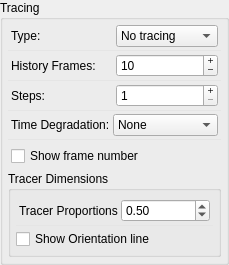
               <widget class="QGroupBox" name="groupBoxTracing">
                <property name="sizePolicy">
                 <sizepolicy hsizetype="Preferred" vsizetype="Minimum">
                  <horstretch>0</horstretch>
                  <verstretch>0</verstretch>
                 </sizepolicy>
                </property>
                <property name="minimumSize">
                 <size>
                  <width>0</width>
                  <height>0</height>
                 </size>
                </property>
                <property name="title">
                 <string>Tracing</string>
                </property>
                <layout class="QVBoxLayout" name="verticalLayout_20">
                 <property name="spacing">
                  <number>2</number>
                 </property>
                 <property name="leftMargin">
                  <number>5</number>
                 </property>
                 <property name="topMargin">
                  <number>5</number>
                 </property>
                 <property name="rightMargin">
                  <number>5</number>
                 </property>
                 <property name="bottomMargin">
                  <number>5</number>
                 </property>
                 <item>
                  <widget class="QWidget" name="widgetTracingType" native="true">
                   <property name="toolTip">
                    <string>Set the tracer type</string>
                   </property>
                   <layout class="QHBoxLayout" name="layoutTracingStyle">
                    <property name="spacing">
                     <number>3</number>
                    </property>
                    <property name="leftMargin">
                     <number>3</number>
                    </property>
                    <property name="topMargin">
                     <number>0</number>
                    </property>
                    <property name="rightMargin">
                     <number>3</number>
                    </property>
                    <property name="bottomMargin">
                     <number>0</number>
                    </property>
                    <item>
                     <widget class="QLabel" name="labelTracingStyle">
                      <property name="text">
                       <string>Type:</string>
                      </property>
                     </widget>
                    </item>
                    <item>
                     <widget class="QComboBox" name="comboBoxTracingStyle">
                      <property name="toolTip">
                       <string>Choose the tracing type</string>
                      </property>
                      <property name="currentText">
                       <string>No tracing</string>
                      </property>
                      <item>
                       <property name="text">
                        <string>No tracing</string>
                       </property>
                      </item>
                      <item>
                       <property name="text">
                        <string>Shape</string>
                       </property>
                      </item>
                      <item>
                       <property name="text">
                        <string>Path</string>
                       </property>
                      </item>
                      <item>
                       <property name="text">
                        <string>Arrow path</string>
                       </property>
                      </item>
                     </widget>
                    </item>
                   </layout>
                  </widget>
                 </item>
                 <item>
                  <widget class="Line" name="line_10">
                   <property name="styleSheet">
                    <string notr="true">color: #e5e5e5;</string>
                   </property>
                   <property name="frameShadow">
                    <enum>QFrame::Plain</enum>
                   </property>
                   <property name="orientation">
                    <enum>Qt::Horizontal</enum>
                   </property>
                  </widget>
                 </item>
                 <item>
                  <widget class="QWidget" name="widgetTracingHistory" native="true">
                   <property name="toolTip">
                    <string>Set the number of frames to trace</string>
                   </property>
                   <layout class="QHBoxLayout" name="layoutTracingHistory">
                    <property name="spacing">
                     <number>3</number>
                    </property>
                    <property name="leftMargin">
                     <number>3</number>
                    </property>
                    <property name="topMargin">
                     <number>0</number>
                    </property>
                    <property name="rightMargin">
                     <number>3</number>
                    </property>
                    <property name="bottomMargin">
                     <number>0</number>
                    </property>
                    <item>
                     <widget class="QLabel" name="labelTracingHistoryLength">
                      <property name="text">
                       <string>History Frames:</string>
                      </property>
                     </widget>
                    </item>
                    <item>
                     <widget class="QSpinBox" name="spinBoxTracingHistoryLength">
                      <property name="toolTip">
                       <string>Set how many frames to trace</string>
                      </property>
                      <property name="wrapping">
                       <bool>false</bool>
                      </property>
                      <property name="buttonSymbols">
                       <enum>QAbstractSpinBox::PlusMinus</enum>
                      </property>
                      <property name="minimum">
                       <number>1</number>
                      </property>
                      <property name="maximum">
                       <number>1000000</number>
                      </property>
                      <property name="value">
                       <number>10</number>
                      </property>
                     </widget>
                    </item>
                   </layout>
                  </widget>
                 </item>
                 <item>
                  <widget class="Line" name="line_11">
                   <property name="styleSheet">
                    <string notr="true">color: #e5e5e5;</string>
                   </property>
                   <property name="frameShadow">
                    <enum>QFrame::Plain</enum>
                   </property>
                   <property name="orientation">
                    <enum>Qt::Horizontal</enum>
                   </property>
                  </widget>
                 </item>
                 <item>
                  <widget class="QWidget" name="widgetTracingSteps" native="true">
                   <property name="toolTip">
                    <string>Set the step size to show each Xth tracer (e.g. 5 means show each 5th tracer)</string>
                   </property>
                   <layout class="QHBoxLayout" name="layoutTracingSteps">
                    <property name="spacing">
                     <number>3</number>
                    </property>
                    <property name="leftMargin">
                     <number>3</number>
                    </property>
                    <property name="topMargin">
                     <number>0</number>
                    </property>
                    <property name="rightMargin">
                     <number>3</number>
                    </property>
                    <property name="bottomMargin">
                     <number>0</number>
                    </property>
                    <item>
                     <widget class="QLabel" name="labelTracingSteps">
                      <property name="text">
                       <string>Steps:</string>
                      </property>
                     </widget>
                    </item>
                    <item>
                     <widget class="QSpinBox" name="spinBoxTracingSteps">
                      <property name="toolTip">
                       <string>Set the steps to trace (each one, each second,...)</string>
                      </property>
                      <property name="buttonSymbols">
                       <enum>QAbstractSpinBox::PlusMinus</enum>
                      </property>
                      <property name="minimum">
                       <number>1</number>
                      </property>
                      <property name="maximum">
                       <number>1000000</number>
                      </property>
                      <property name="value">
                       <number>1</number>
                      </property>
                     </widget>
                    </item>
                   </layout>
                  </widget>
                 </item>
                 <item>
                  <widget class="Line" name="line_12">
                   <property name="styleSheet">
                    <string notr="true">color: #e5e5e5;</string>
                   </property>
                   <property name="frameShadow">
                    <enum>QFrame::Plain</enum>
                   </property>
                   <property name="orientation">
                    <enum>Qt::Horizontal</enum>
                   </property>
                  </widget>
                 </item>
                 <item>
                  <widget class="QWidget" name="widgetTracingTime" native="true">
                   <property name="toolTip">
                    <string>Set the time degradation type</string>
                   </property>
                   <layout class="QHBoxLayout" name="horizontalLayout_4">
                    <property name="spacing">
                     <number>3</number>
                    </property>
                    <property name="leftMargin">
                     <number>3</number>
                    </property>
                    <property name="topMargin">
                     <number>0</number>
                    </property>
                    <property name="rightMargin">
                     <number>3</number>
                    </property>
                    <property name="bottomMargin">
                     <number>0</number>
                    </property>
                    <item>
                     <widget class="QLabel" name="labelTracingTimeDegradation">
                      <property name="text">
                       <string>Time Degradation:</string>
                      </property>
                     </widget>
                    </item>
                    <item>
                     <widget class="QComboBox" name="comboBoxTracingTimeDegradation">
                      <property name="toolTip">
                       <string>Choose the gradient style (old to young)</string>
                      </property>
                      <item>
                       <property name="text">
                        <string>None</string>
                       </property>
                      </item>
                      <item>
                       <property name="text">
                        <string>Transparency</string>
                       </property>
                      </item>
                      <item>
                       <property name="text">
                        <string>False color</string>
                       </property>
                      </item>
                     </widget>
                    </item>
                   </layout>
                  </widget>
                 </item>
                 <item>
                  <widget class="Line" name="line_13">
                   <property name="styleSheet">
                    <string notr="true">color: #e5e5e5;</string>
                   </property>
                   <property name="frameShadow">
                    <enum>QFrame::Plain</enum>
                   </property>
                   <property name="orientation">
                    <enum>Qt::Horizontal</enum>
                   </property>
                  </widget>
                 </item>
                 <item>
                  <widget class="QWidget" name="widgetTracerFrameNumber" native="true">
                   <property name="toolTip">
                    <string>Show the frame number of each tracer</string>
                   </property>
                   <layout class="QHBoxLayout" name="layoutTracerFrameNumber">
                    <property name="spacing">
                     <number>3</number>
                    </property>
                    <property name="leftMargin">
                     <number>3</number>
                    </property>
                    <property name="topMargin">
                     <number>3</number>
                    </property>
                    <property name="rightMargin">
                     <number>3</number>
                    </property>
                    <property name="bottomMargin">
                     <number>3</number>
                    </property>
                    <item>
                     <widget class="QCheckBox" name="checkBoxTracerFrameNumber">
                      <property name="toolTip">
                       <string>Show frame number of each tracer</string>
                      </property>
                      <property name="text">
                       <string>Show frame number</string>
                      </property>
                     </widget>
                    </item>
                   </layout>
                  </widget>
                 </item>
                 <item>
                  <widget class="QGroupBox" name="groupBoxTracerDimensions">
                   <property name="sizePolicy">
                    <sizepolicy hsizetype="Preferred" vsizetype="Minimum">
                     <horstretch>0</horstretch>
                     <verstretch>0</verstretch>
                    </sizepolicy>
                   </property>
                   <property name="title">
                    <string>Tracer Dimensions</string>
                   </property>
                   <layout class="QVBoxLayout" name="verticalLayout_21">
                    <property name="spacing">
                     <number>2</number>
                    </property>
                    <property name="leftMargin">
                     <number>5</number>
                    </property>
                    <property name="topMargin">
                     <number>5</number>
                    </property>
                    <property name="rightMargin">
                     <number>5</number>
                    </property>
                    <property name="bottomMargin">
                     <number>5</number>
                    </property>
                    <item>
                     <widget class="QWidget" name="widgetTracerDimensions" native="true">
                      <property name="toolTip">
                       <string>Set the tracer dimensions proportional to entity dimensions</string>
                      </property>
                      <layout class="QVBoxLayout" name="verticalLayout_2">
                       <property name="spacing">
                        <number>0</number>
                       </property>
                       <property name="leftMargin">
                        <number>0</number>
                       </property>
                       <property name="topMargin">
                        <number>0</number>
                       </property>
                       <property name="rightMargin">
                        <number>0</number>
                       </property>
                       <property name="bottomMargin">
                        <number>0</number>
                       </property>
                       <item>
                        <widget class="QWidget" name="widget_1" native="true">
                         <layout class="QHBoxLayout" name="layoutTracerProportions">
                          <property name="spacing">
                           <number>3</number>
                          </property>
                          <property name="leftMargin">
                           <number>3</number>
                          </property>
                          <property name="topMargin">
                           <number>3</number>
                          </property>
                          <property name="rightMargin">
                           <number>3</number>
                          </property>
                          <property name="bottomMargin">
                           <number>0</number>
                          </property>
                          <item>
                           <widget class="QLabel" name="labelTracerProportions">
                            <property name="text">
                             <string>Tracer Proportions</string>
                            </property>
                           </widget>
                          </item>
                          <item>
                           <widget class="QDoubleSpinBox" name="spinBoxTracerProportions">
                            <property name="toolTip">
                             <string>Set the tracer dimensions proportional to entity dimensions</string>
                            </property>
                            <property name="decimals">
                             <number>2</number>
                            </property>
                            <property name="minimum">
                             <double>0.010000000000000</double>
                            </property>
                            <property name="singleStep">
                             <double>0.001000000000000</double>
                            </property>
                            <property name="value">
                             <double>0.500000000000000</double>
                            </property>
                           </widget>
                          </item>
                         </layout>
                        </widget>
                       </item>
                      </layout>
                     </widget>
                    </item>
                    <item>
                     <widget class="Line" name="line_21">
                      <property name="styleSheet">
                       <string notr="true">color: #e5e5e5;</string>
                      </property>
                      <property name="frameShadow">
                       <enum>QFrame::Plain</enum>
                      </property>
                      <property name="orientation">
                       <enum>Qt::Horizontal</enum>
                      </property>
                     </widget>
                    </item>
                    <item>
                     <widget class="QCheckBox" name="checkBoxTracerOrientationLine">
                      <property name="toolTip">
                       <string>Show the orientation line for tracers</string>
                      </property>
                      <property name="text">
                       <string>Show Orientation line</string>
                      </property>
                     </widget>
                    </item>
                   </layout>
                  </widget>
                 </item>
                </layout>
                <zorder>widgetTracingSteps</zorder>
                <zorder>widgetTracingTime</zorder>
                <zorder>widgetTracerFrameNumber</zorder>
                <zorder>groupBoxTracerDimensions</zorder>
                <zorder>widgetTracingType</zorder>
                <zorder>widgetTracingHistory</zorder>
                <zorder>line_10</zorder>
                <zorder>line_11</zorder>
                <zorder>line_12</zorder>
                <zorder>line_13</zorder>
               </widget>
